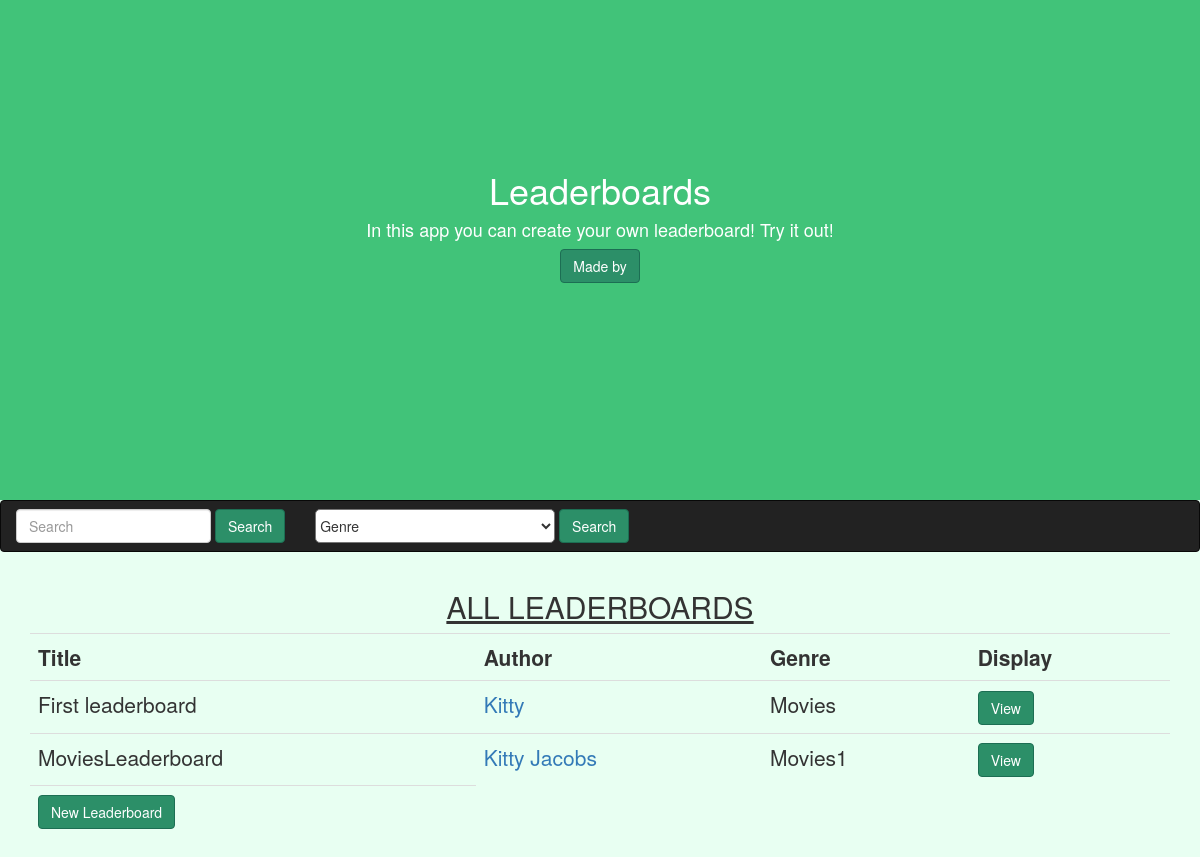
Page /home on the earlier database version.
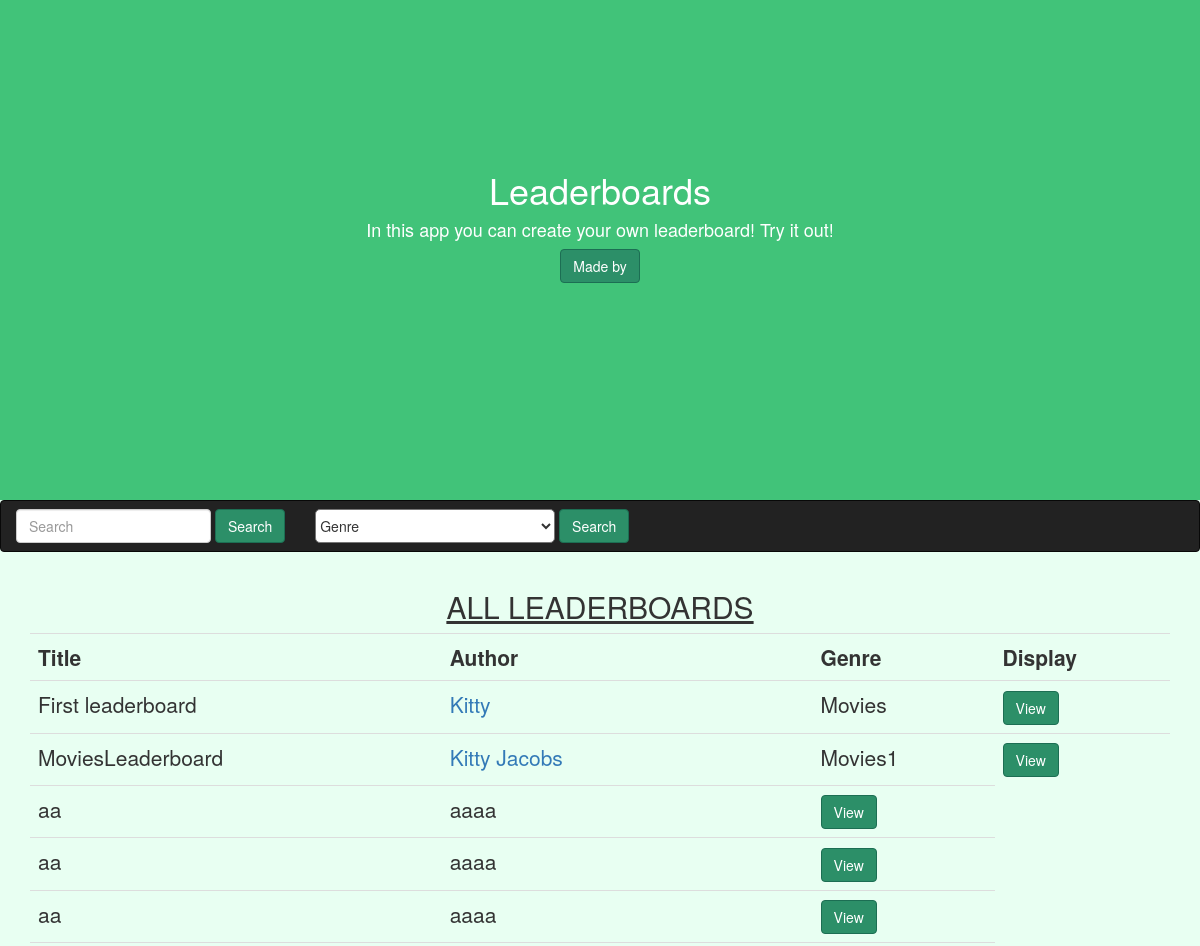
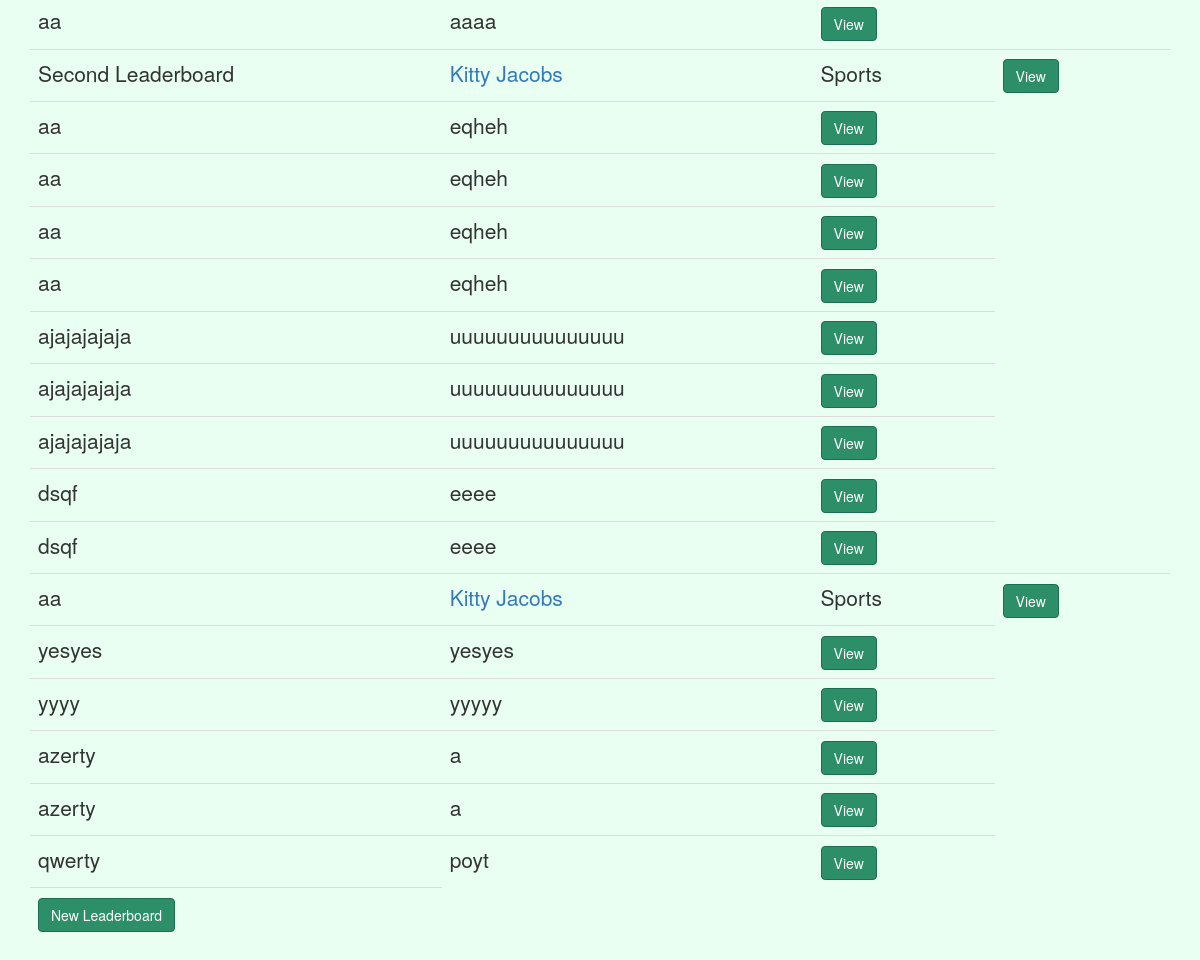
Same page on the later database version (2 pictures, top to bottom).
### tables this page shows
CREATE TABLE Leaderboards(Lb_Id INTEGER PRIMARY KEY AUTOINCREMENT NOT NULL, User_Id INTEGER , Name text, Description text, Genre text , FOREIGN KEY (User_Id) REFERENCES Users(User_Id));

CREATE TABLE Users(User_Id INTEGER PRIMARY KEY AUTOINCREMENT NOT NULL, Username text, Description text, Password text);

### main.py (the view)
@app.route('/home', methods=['GET'])
def home():
    users = leaderboard_db.get_users()
    leaderboards = leaderboard_db.get_leaderboards()
    return render_template('home.html', users=users, leaderboards=leaderboards)

### leaderboard_db.py (called while the page is built)
def get_db():
    if 'conn' not in g:
        g.conn = sqlite3.connect(db_filename)
    return g.conn

def get_users():
    conn = get_db()
    cs = []
    for row in conn.execute("SELECT * FROM Users"):
        c = models.Leaderboard()
        c.User_Id = row[0]
        c.Username = row[1]
        c.Description = row[2]
        c.Password = row[3]
        cs.append(c)
    return cs

def get_leaderboards():
    conn = get_db()
    cs = []
    for row in conn.execute("SELECT * FROM Leaderboards"):
        c = models.Leaderboard()
        c.Lb_Id = row[0]
        c.User_Id = row[1]
        c.Name = row[2]
        c.Description = row[3]
        c.Genre = row[4]
        cs.append(c)
    return cs

### templates/home.html (shortened to what this page needs)
<!DOCTYPE html>
<html lang="en">
	<head>
		<link rel="stylesheet" href="https://maxcdn.bootstrapcdn.com/bootstrap/3.3.7/css/bootstrap.min.css">
        <link rel="stylesheet" href="{{url_for('static', filename='css/main.css')}}">
	</head>
	<body>
		<div class="container-fluid top">
		<div class="vert">
			<h1>Leaderboards</h1>
			<h4>In this app you can create your own leaderboard! Try it out!</h4>
			<button data-toggle="collapse" data-target="#by" class="btn btn-artist">Made by</button>
		</div>
		</div>
		<div class="nav-wrapper">
			<nav class="navbar navbar-inverse" data-spy="affix" data-offset-top="500">
				<form class="navbar-form navbar-left">
					<input type="text" id="input" class="form-control" placeholder="Search">
					<button type="button" class="btn btn-artist" onclick="search()">Search</button>
				</form>
				<form class="navbar-form navbar-left">
			      	<div class="form-group">
			    		<select id="select" class="select">
			    			  <option>Genre</option>
			          	</select>
			      	</div>
	      			<button type="button" class="btn btn-artist" onclick="filter()">Search</button>
	    		</form>
			</nav>
		</div>
			<div class="col-md-12">
				<div class="container-fluid">
					<h2 class="title"><u>ALL LEADERBOARDS</u></h2>
					<table class="table">
						<tbody>
							<tr class="b">
								<th>Title</th>
								<th>Author</th>
								<th>Genre</th>
								<th>Display</th>
							</tr>
							<tr class="a">
								<td>First leaderboard</td>
								<td><a href="/Kitty">Kitty</a></td>
								<td>Movies</td>
								<td><button type="button" class="btn btn-artist">View</button></td>
							</tr>
							{% for i in leaderboards %}
							<tr class="a">
								<td>{{i.Name}}</td>
								{% for l in users %}
								{% if l.User_Id == i.User_Id %}
								<td><a href="/{{l.Username}}">{{l.Username}}</a></td>
								{% endif %}
								{% endfor %}
								<td>{{i.Genre}}</td>
								{% for l in users %}
								<td><a href="/{{l.Username}}/{{i.Lb_Id}}"><button type="button" class="btn btn-artist" onclick="">View</button></a></td>
								{% endfor %}
							</tr>
							{% endfor %}
							<tr>
								<td><a href="/new-leaderboard"><button type="button" class="btn btn-artist">New Leaderboard</button></a></td>
							</tr>
						</tbody>
					</table>
				</div>
			</div>
	</body>
</html>

Differences in the rows shown:
added Leaderboards: Name "aa", Genre "aaaa"
added Leaderboards: Name "aa", Genre "aaaa"
added Leaderboards: Name "aa", Genre "aaaa"
added Leaderboards: Name "aa", Genre "aaaa"
added Leaderboards: Name "Second Leaderboard", Genre "Sports", Users (Username "Kitty Jacobs")
added Leaderboards: Name "aa", Genre "eqheh"
added Leaderboards: Name "aa", Genre "eqheh"
added Leaderboards: Name "aa", Genre "eqheh"
added Leaderboards: Name "aa", Genre "eqheh"
added Leaderboards: Name "ajajajajaja", Genre "uuuuuuuuuuuuuuu"
added Leaderboards: Name "ajajajajaja", Genre "uuuuuuuuuuuuuuu"
added Leaderboards: Name "ajajajajaja", Genre "uuuuuuuuuuuuuuu"
added Leaderboards: Name "dsqf", Genre "eeee"
added Leaderboards: Name "dsqf", Genre "eeee"
added Leaderboards: Name "aa", Genre "Sports", Users (Username "Kitty Jacobs")
added Leaderboards: Name "yesyes", Genre "yesyes"
added Leaderboards: Name "yyyy", Genre "yyyyy"
added Leaderboards: Name "azerty", Genre "a"
added Leaderboards: Name "azerty", Genre "a"
added Leaderboards: Name "qwerty", Genre "poyt"
